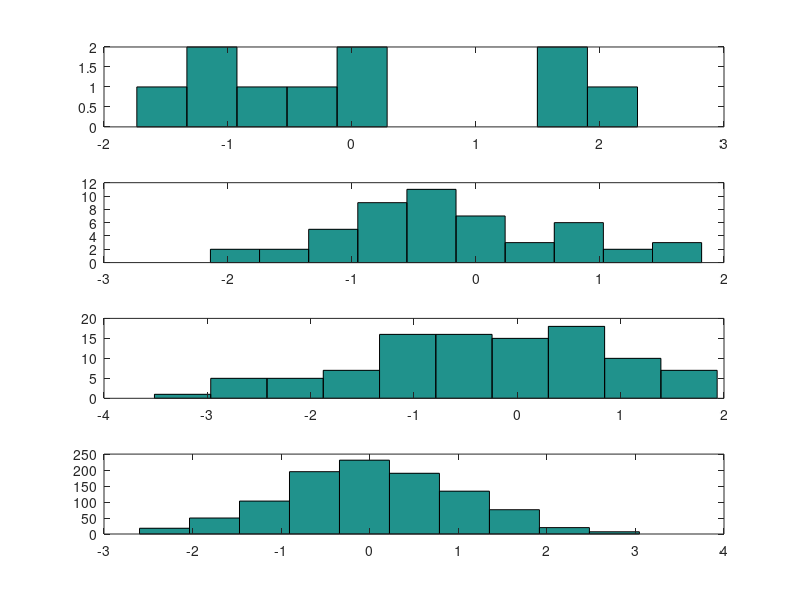
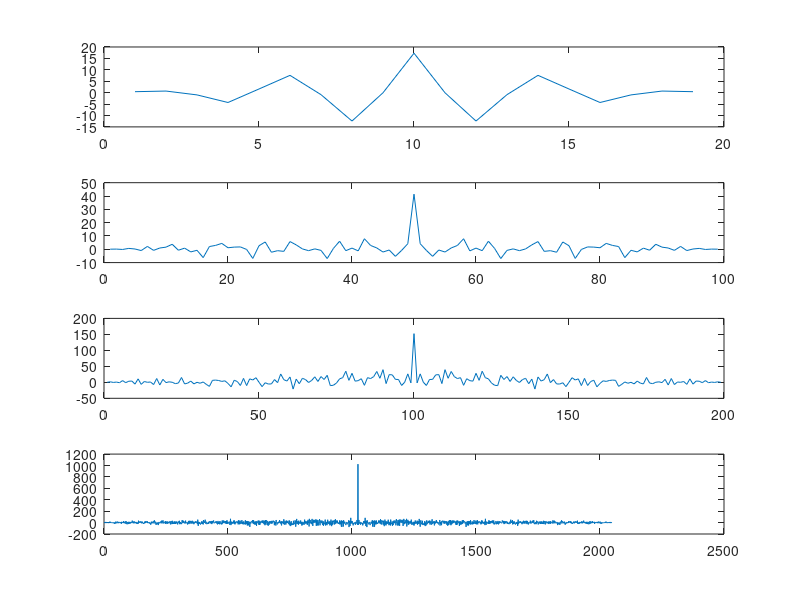

These charts were generated, in order, by the following MATLAB code:
clear all
clc


v10=randn(1,10);
v50=randn(1,50);
v100=randn(1,100);
v1024=randn(1,1024);

sd10=std(v10);
sd50=std(v50);
sd100=std(v100);
sd1024=std(v1024);

m10=mean(v10);
m50=mean(v50);
m100=mean(v100);
m1024=mean(v1024);

r_v10=xcorr(v10);
r_v50=xcorr(v50);
r_v100=xcorr(v100);
r_v1024=xcorr(v1024);

m_v=[m10 m50 m100 m1024]
s_d=[sd10 sd50 sd100 sd1024]

subplot (4, 1, 1)
hist(v10);
subplot (4, 1, 2)
hist(v50);
subplot (4, 1, 3)
hist(v100)
subplot (4, 1, 4)
hist(v1024);

figure
subplot (4, 1, 1)
plot(r_v10)
subplot (4, 1, 2)
plot(r_v50)
subplot (4, 1, 3)
plot(r_v100)
subplot (4, 1, 4)
plot(r_v1024)
